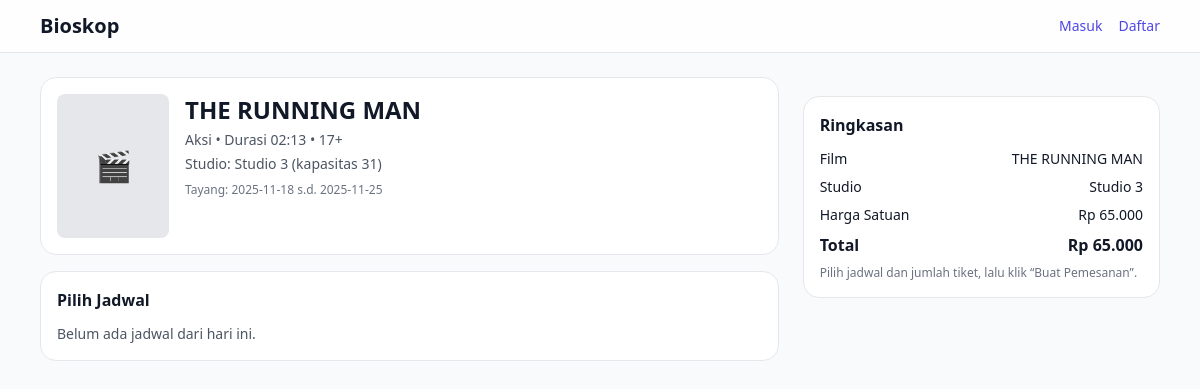
Page /order.php?id=FA001 on the earlier database version.
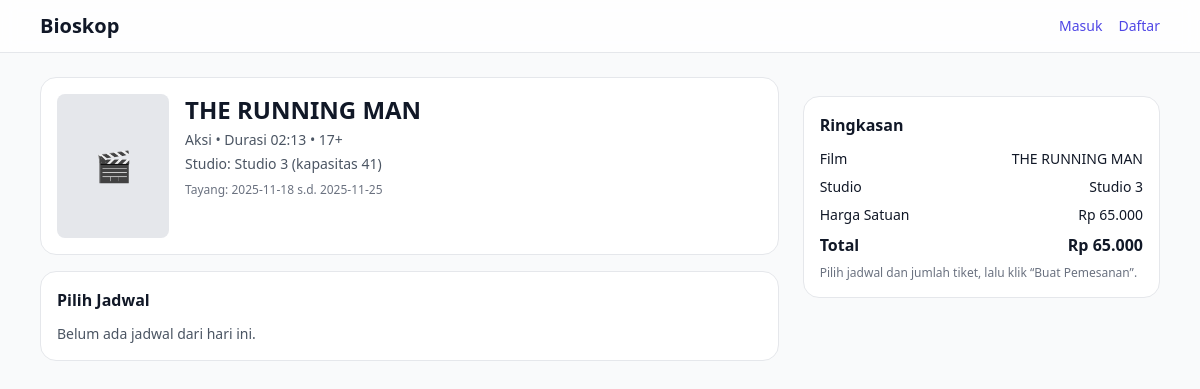
Same page on the later database version.
### tables this page shows
CREATE TABLE `film` (
  `id_film` varchar(10) NOT NULL,
  `id_studio` varchar(10) NOT NULL,
  `judul` varchar(70) DEFAULT NULL,
  `genre` varchar(20) DEFAULT NULL,
  `durasi` time DEFAULT NULL,
  `rating` int(11) DEFAULT NULL,
  `sinopsis` text DEFAULT NULL,
  `harga` int(11) NOT NULL,
  `mulai_tayang` date DEFAULT NULL,
  `selesai_tayang` date DEFAULT NULL
);

CREATE TABLE `studio` (
  `id_studio` varchar(10) NOT NULL,
  `nama_studio` varchar(50) DEFAULT NULL,
  `kapasitas` int(11) DEFAULT NULL
);

### order.php (the view, shortened to what this page needs)
<?php
require __DIR__.'/service/database.php';
function h($x){return htmlspecialchars($x,ENT_QUOTES,'UTF-8');}
$idFilm = $_GET['id'] ?? '';
$film = null;
if ($idFilm) {
  $stmt = $db->prepare("SELECT f.*, s.nama_studio, s.kapasitas
                        FROM film f
                        LEFT JOIN studio s ON s.id_studio = f.id_studio
                        WHERE f.id_film = ? LIMIT 1");
  $stmt->bind_param("s", $idFilm);
  $stmt->execute();
  $film = $stmt->get_result()->fetch_assoc();
  $hargaSatuan = (int)($film['harga'] ?? 0);
  $qty         = max(1, (int)($_POST['jumlah_tiket'] ?? 1));
  $total       = $hargaSatuan * $qty;
}
$jadwal = [];
if ($idFilm) {
  $stmt = $db->prepare("SELECT j.* FROM jadwal_tayang j
                        WHERE j.id_film = ? AND j.tanggal >= CURDATE()
                        ORDER BY j.tanggal ASC, j.jam_mulai ASC");
  $stmt->bind_param("s", $idFilm);
  $stmt->execute();
  $jadwal = $stmt->get_result()->fetch_all(MYSQLI_ASSOC);
}
?>
<!doctype html>
<html lang="id">
<head>
  <script src="https://cdn.tailwindcss.com"></script>
</head>
<body class="bg-gray-50 text-gray-900">
  <?php include "layout/navbar.php"; ?>
  <main class="max-w-6xl mx-auto px-4 py-6">
    <?php if (!$film): ?>
      <div class="rounded-xl border bg-white p-4">Film tidak ditemukan. <a class="text-indigo-600" href="index.php">Kembali</a></div>
    <?php else: ?>
      <div class="grid grid-cols-1 lg:grid-cols-3 gap-6">
        <div class="lg:col-span-2 space-y-4">
          <div class="rounded-2xl border bg-white p-4">
            <div class="flex items-start gap-4">
              <div class="w-28 h-36 rounded-lg bg-gray-200 grid place-items-center text-3xl">🎬</div>
              <div class="flex-1">
                <h1 class="text-2xl font-bold"><?= h($film['judul']) ?></h1>
                <div class="text-sm text-gray-600 mt-1">
                  <?= h($film['genre']) ?> • Durasi <?= h(substr((string)$film['durasi'],0,5)) ?> • <?= (int)$film['rating'] ?>+
                </div>
                <div class="text-sm text-gray-600 mt-1">
                  Studio: <?= h($film['nama_studio'] ?? $film['id_studio']) ?><?php if(!empty($film['kapasitas'])): ?> (kapasitas <?= (int)$film['kapasitas'] ?>)<?php endif; ?>
                </div>
                <p class="text-xs text-gray-500 mt-2">Tayang: <?= h($film['mulai_tayang']) ?> s.d. <?= h($film['selesai_tayang']) ?></p>
              </div>
            </div>
          </div>
          <div class="rounded-2xl border bg-white p-4">
            <h2 class="font-semibold mb-3">Pilih Jadwal</h2>
            <?php if (empty($jadwal)): ?>
              <div class="text-sm text-gray-600">Belum ada jadwal dari hari ini.</div>
            <?php endif; ?>
          </div>
        </div>
        <aside class="lg:col-span-1">
          <div class="rounded-2xl border bg-white p-4 sticky top-24">
            <h3 class="font-semibold mb-3">Ringkasan</h3>
            <div class="space-y-2 text-sm">
              <div class="flex justify-between"><span>Film</span><span class="font-medium"><?= h($film['judul']) ?></span></div>
              <div class="flex justify-between"><span>Studio</span><span><?= h($film['nama_studio'] ?? $film['id_studio']) ?></span></div>
              <div class="flex justify-between"><span>Harga Satuan</span><span>Rp <?= number_format($hargaSatuan,0,',','.') ?></span></div>
              <div class="flex justify-between text-base font-semibold"><span>Total</span><span>Rp <?= number_format($total,0,',','.') ?></span></div>
              <div class="text-xs text-gray-500">Pilih jadwal dan jumlah tiket, lalu klik “Buat Pemesanan”.</div>
            </div>
          </div>
        </aside>
      </div>
    <?php endif; ?>
  </main>
</body>
</html>

### layout/navbar.php
<header class="sticky top-0 z-30 bg-white/80 backdrop-blur border-b">
  <nav class="max-w-6xl mx-auto px-4 py-3 flex items-center justify-between">
    <a href="index.php" class="font-bold text-xl">Bioskop</a>
    <div class="flex items-center gap-4 text-sm">
      <?php if (!empty($_SESSION['user'])): ?>
  <?php if (($_SESSION['role'] ?? '') === 'admin'): ?>
    <span class="hidden sm:inline text-gray-600">Hi, Administrator</span>
    <a href="logout.php" class="text-red-600 hover:text-red-700">Keluar</a>
  <?php else: ?>
    <span class="hidden sm:inline text-gray-600">
      Hi, <?= htmlspecialchars($_SESSION['user']['nama'] ?? $_SESSION['user']['email']) ?>
    </span>
    <a href="pesanan_saya.php" class="text-indigo-600 hover:text-indigo-700">Pesanan Saya</a>
    <a href="profile.php" class="text-indigo-600 hover:text-indigo-700">Profil</a>
    <a href="logout.php" class="text-red-600 hover:text-red-700">Keluar</a>
  <?php endif; ?>
<?php else: ?>
  <a href="login.php" class="text-indigo-600 hover:text-indigo-700">Masuk</a>
  <a href="register.php" class="text-indigo-600 hover:text-indigo-700">Daftar</a>
<?php endif; ?>
    </div>
  </nav>
</header>

Differences in the rows shown:
changed through a linked row, film "THE RUNNING MAN": id_studio.kapasitas "31" → "41"
